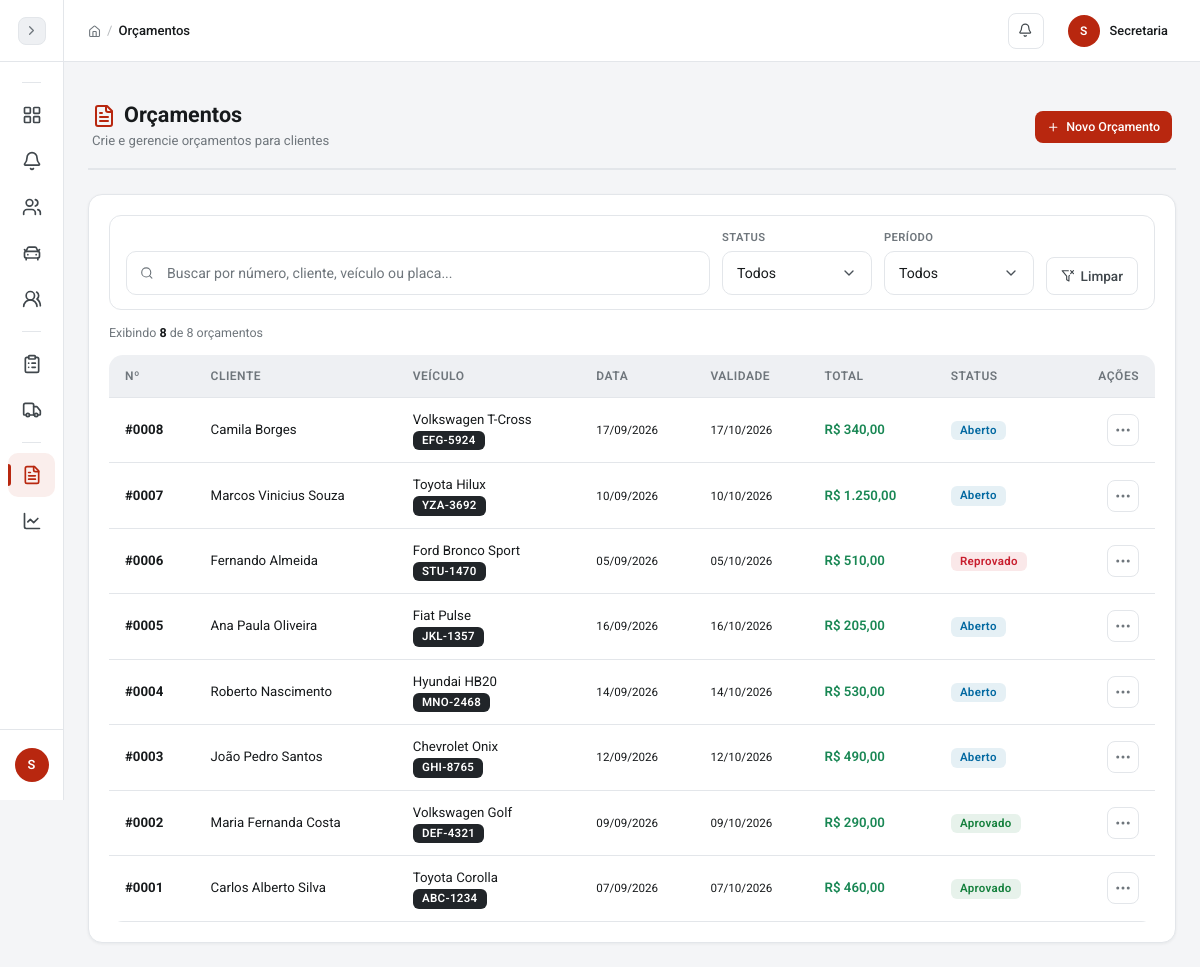
Screenshot of /pages/orcamentos/listar.php (signed in) with the database file from the repository.
### tables this page shows
CREATE TABLE orcamentos (
  id INT AUTO_INCREMENT PRIMARY KEY,
  numero INT NOT NULL UNIQUE,
  cliente_id INT NOT NULL,
  veiculo_id INT NULL,
  os_id INT NULL,
  data_orcamento DATE NOT NULL,
  data_validade DATE,
  status ENUM('aberto','aprovado','reprovado','cancelado') DEFAULT 'aberto',
  total_pecas DECIMAL(10,2) DEFAULT 0,
  total_mao_obra DECIMAL(10,2) DEFAULT 0,
  total_geral DECIMAL(10,2) DEFAULT 0,
  desconto DECIMAL(10,2) DEFAULT 0,
  observacoes TEXT,
  criado_por INT,
  data_criacao TIMESTAMP DEFAULT CURRENT_TIMESTAMP,
  FOREIGN KEY (cliente_id) REFERENCES clientes(id),
  FOREIGN KEY (veiculo_id) REFERENCES veiculos(id) ON DELETE SET NULL,
  FOREIGN KEY (os_id) REFERENCES ordens_servico(id) ON DELETE SET NULL,
  FOREIGN KEY (criado_por) REFERENCES usuarios(id)
);

CREATE TABLE clientes (
  id INT AUTO_INCREMENT PRIMARY KEY,
  nome VARCHAR(120) NOT NULL,
  cpf VARCHAR(14) UNIQUE,
  telefone VARCHAR(20),
  email VARCHAR(120),
  endereco VARCHAR(255),
  cidade VARCHAR(80),
  observacoes TEXT,
  data_cadastro TIMESTAMP DEFAULT CURRENT_TIMESTAMP,
  data_atualizacao TIMESTAMP DEFAULT CURRENT_TIMESTAMP ON UPDATE CURRENT_TIMESTAMP
);

CREATE TABLE veiculos (
  id INT AUTO_INCREMENT PRIMARY KEY,
  cliente_id INT NOT NULL,
  placa VARCHAR(10) UNIQUE,
  marca VARCHAR(50),
  modelo VARCHAR(60),
  ano YEAR,
  cor VARCHAR(30),
  km_atual INT DEFAULT 0,
  chassi VARCHAR(30),
  marca_id INT NULL,
  modelo_base_id INT NULL,
  modelo_id INT NULL,
  fipe_versao VARCHAR(150) NULL,
  valor_fipe DECIMAL(10,2) NULL,
  fipe_mes_referencia VARCHAR(20) NULL,
  FOREIGN KEY (cliente_id) REFERENCES clientes(id) ON DELETE CASCADE,
  FOREIGN KEY (marca_id) REFERENCES fipe_marcas(id) ON DELETE SET NULL,
  FOREIGN KEY (modelo_base_id) REFERENCES fipe_modelos_base(id) ON DELETE SET NULL,
  FOREIGN KEY (modelo_id) REFERENCES fipe_modelos(id) ON DELETE SET NULL
);

### config/conexao.php (called while the page is built, shortened)
<?php
function esc($dado) {
    return htmlspecialchars((string) $dado, ENT_QUOTES, 'UTF-8');
}
function formatar_moeda($valor) {
    return 'R$ ' . number_format($valor, 2, ',', '.');
}
?>

### pages/orcamentos/listar.php (the view, shortened to what this page needs)
<?php
require_once __DIR__ . '/../../config/conexao.php';
$stmt = $conn->query("SELECT o.*, c.nome as cliente_nome, v.marca, v.modelo, v.placa FROM orcamentos o LEFT JOIN clientes c ON c.id = o.cliente_id LEFT JOIN veiculos v ON v.id = o.veiculo_id ORDER BY o.id DESC");
$orcamentos = $stmt->fetchAll();
require_once __DIR__ . '/../../includes/header.php';
$badge_status = [
    'aberto' => 'info',
    'aprovado' => 'success',
    'reprovado' => 'danger',
    'cancelado' => 'secondary'
];
?>
<div class="page-header">
    <div>
        <h1><i data-lucide="file-text" class="text-primary me-2"></i>Orçamentos</h1>
        <span class="page-subtitle">Crie e gerencie orçamentos para clientes</span>
    </div>
    <a href="cadastrar.php" class="btn btn-primary btn-icon">
        <i data-lucide="plus"></i> Novo Orçamento
    </a>
</div>
<div class="card">
    <div class="card-body">
        <div class="filter-bar">
            <div class="filter-search">
                <i data-lucide="search" class="search-icon"></i>
                <input type="text" class="form-control" id="buscarOrcamento" data-filtro-busca="tabelaOrcamentos" placeholder="Buscar por número, cliente, veículo ou placa...">
            </div>
            <div class="filter-group">
                <label for="filtroStatus">Status</label>
                <select class="form-select" id="filtroStatus" data-filtro-tabela="tabelaOrcamentos" data-filtro-coluna="Status">
                    <option value="">Todos</option>
                </select>
            </div>
            <div class="filter-group">
                <label for="filtroPeriodo">Período</label>
                <select class="form-select" id="filtroPeriodo" data-filtro-tabela="tabelaOrcamentos" data-filtro-coluna="Data" data-filtro-data-range="date">
                    <option value="">Todos</option>
                </select>
            </div>
            <button class="btn btn-outline-secondary btn-reset-filters" type="button" onclick="limparFiltros('tabelaOrcamentos')">
                <i data-lucide="filter-x"></i> Limpar
            </button>
        </div>
        <div class="filter-results-info">
            <span>Exibindo <strong data-filtro-total="tabelaOrcamentos"><?php echo count($orcamentos); ?></strong> de <?php echo count($orcamentos); ?> orçamentos</span>
        </div>
        <div class="table-responsive">
            <table class="table table-hover align-middle responsive-card" id="tabelaOrcamentos">
                <thead>
                    <tr>
                        <th>Nº</th>
                        <th>Cliente</th>
                        <th>Veículo</th>
                        <th>Data</th>
                        <th>Validade</th>
                        <th>Total</th>
                        <th>Status</th>
                        <th class="actions-cell">Ações</th>
                    </tr>
                </thead>
                <tbody>
                    <?php if (count($orcamentos) > 0): foreach ($orcamentos as $o):
                        $expirado = !empty($o['data_validade']) && strtotime($o['data_validade']) < strtotime(date('Y-m-d')) && $o['status'] == 'aberto';
                    ?>
                    <tr>
                        <td data-label="Nº"><strong>#<?php echo str_pad($o['numero'], 4, '0', STR_PAD_LEFT); ?></strong></td>
                        <td data-label="Cliente"><?php echo esc($o['cliente_nome']); ?></td>
                        <td data-label="Veículo">
                            <?php if ($o['marca']): ?>
                                <?php echo esc($o['marca']) . ' ' . esc($o['modelo']); ?>
                                <br><small><span class="badge bg-dark"><?php echo esc($o['placa']); ?></span></small>
                            <?php else: ?>-<?php endif; ?>
                        </td>
                        <td data-label="Data" data-filtro-normalizado="<?php echo $o['data_orcamento']; ?>"><small><?php echo date('d/m/Y', strtotime($o['data_orcamento'])); ?></small></td>
                        <td data-label="Validade">
                            <?php if ($o['data_validade']): ?>
                                <small class="<?php echo $expirado ? 'text-danger fw-bold' : ''; ?>">
                                    <?php echo date('d/m/Y', strtotime($o['data_validade'])); ?>
                                </small>
                            <?php else: ?>-<?php endif; ?>
                        </td>
                        <td data-label="Total" class="fw-600 text-success"><?php echo formatar_moeda($o['total_geral']); ?></td>
                        <td data-label="Status"><span class="badge badge-<?php echo $badge_status[$o['status']] ?? 'secondary'; ?>"><?php echo ucfirst($o['status']); ?></span></td>
                        <td data-label="Ações" class="actions-cell">
                            <div class="dropdown table-dropdown">
                                <button class="table-dropdown-btn" type="button" data-bs-toggle="dropdown" aria-expanded="false" aria-label="Ações do orçamento">
                                    <i data-lucide="more-horizontal"></i>
                                </button>
                            </div>
                        </td>
                    </tr>
                    <?php endforeach; endif; ?>
                </tbody>
            </table>
        </div>
    </div>
</div>
<?php require_once __DIR__ . '/../../includes/footer.php'; ?>

### includes/header.php (style rules this page uses)
html.js body { opacity:0;transition:opacity .25s ease }

### rows the page displays
orcamentos: numero "0008", cliente.nome "Camila Borges", veiculo.marca "Volkswagen", veiculo.modelo "T-Cross", veiculo.placa "EFG-5924", data_orcamento "17/09/2026", data_validade "17/10/2026", total_geral "R$ 340,00", status "Aberto"
orcamentos: numero "0007", cliente.nome "Marcos Vinicius Souza", veiculo.marca "Toyota", veiculo.modelo "Hilux", veiculo.placa "YZA-3692", data_orcamento "10/09/2026", data_validade "10/10/2026", total_geral "R$ 1.250,00", status "Aberto"
orcamentos: numero "0006", cliente.nome "Fernando Almeida", veiculo.marca "Ford", veiculo.modelo "Bronco Sport", veiculo.placa "STU-1470", data_orcamento "05/09/2026", data_validade "05/10/2026", total_geral "R$ 510,00", status "Reprovado"
orcamentos: numero "0005", cliente.nome "Ana Paula Oliveira", veiculo.marca "Fiat", veiculo.modelo "Pulse", veiculo.placa "JKL-1357", data_orcamento "16/09/2026", data_validade "16/10/2026", total_geral "R$ 205,00", status "Aberto"
orcamentos: numero "0004", cliente.nome "Roberto Nascimento", veiculo.marca "Hyundai", veiculo.modelo "HB20", veiculo.placa "MNO-2468", data_orcamento "14/09/2026", data_validade "14/10/2026", total_geral "R$ 530,00", status "Aberto"
orcamentos: numero "0003", cliente.nome "João Pedro Santos", veiculo.marca "Chevrolet", veiculo.modelo "Onix", veiculo.placa "GHI-8765", data_orcamento "12/09/2026", data_validade "12/10/2026", total_geral "R$ 490,00", status "Aberto"
orcamentos: numero "0002", cliente.nome "Maria Fernanda Costa", veiculo.marca "Volkswagen", veiculo.modelo "Golf", veiculo.placa "DEF-4321", data_orcamento "09/09/2026", data_validade "09/10/2026", total_geral "R$ 290,00", status "Aprovado"
orcamentos: numero "0001", cliente.nome "Carlos Alberto Silva", veiculo.marca "Toyota", veiculo.modelo "Corolla", veiculo.placa "ABC-1234", data_orcamento "07/09/2026", data_validade "07/10/2026", total_geral "R$ 460,00", status "Aprovado"

### other values shown
substr($nome_usuario, 0, 1) "S"
$titulo_pagina "Orçamentos"
substr($_SESSION['usuario_nome'] ?? 'U', 0, 1) "S"
$_SESSION['usuario_nome'] "Secretaria"
count($orcamentos) "8"
